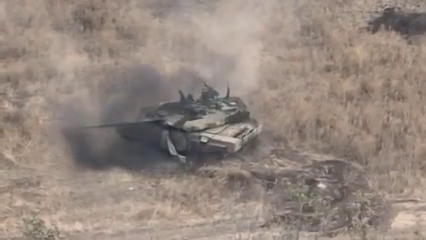
#> input picture frame 137 of videos/light/light_tank_catastrophic.mp4, 426 x 240 px
$ python main.py
#> lines starting #> are read from the running program, lines starting #| are printed output that depends on the picture
import cv2
import time
from custom_select_roi import custom_select_roi

num_cuda_devices = cv2.cuda.getCudaEnabledDeviceCount()
if num_cuda_devices > 0:
    print(f"CUDA is available. Number of CUDA-enabled devices: {num_cuda_devices}")
else:
    print("No CUDA-enabled devices found. Running on CPU.")

screen_size = (1920, 1080)

class SOTObjectTracker:
    def __init__(self):

        self.prev_frame_time = 0
        self.new_frame_time = time.time()

        self.tracker = None
        self.tracker_name = None

        #initialize the capture
        # /home/adak/Desktop/AcemSolutions/acem_tracker/Videos
        self.video_path = "./videos/light/light_tank_catastrophic.mp4"
        self.cap = cv2.VideoCapture(self.video_path)

        self.track_object()

    def select_object(self, frame):
        # --- Manual ROI Selection ---
        # Press SPACE or ENTER to confirm the selection, 'c' to cancel.
        roi = custom_select_roi("Select ROI", frame)
        cv2.destroyWindow("Select ROI")

        # [5 lines of commented-out code are left out]

        self.tracker = cv2.legacy.TrackerCSRT_create()  # More robust to scale, rotation and occlusion; slightly slower.
        self.tracker_name = "CSRT"

        # Initialize the tracker with the selected ROI (Only if a ROI is selected!)
        if roi:
            ok = self.tracker.init(frame, roi)
            if not ok:
                print("Error: Tracker initialization failed.")
                exit()

    def track_object(self):
        # --- Tracking Loop ---
        while True:
            self.new_frame_time = time.time()

            ret, frame = self.cap.read()
#> frame is the input picture: shape (240, 426, 3); mean B, G, R 126.4, 135.2, 148.9
            if not ret:
                break

            # Update tracker and get updated bounding box.
            if (self.tracker):
                ok, bbox = self.tracker.update(frame)

                if ok:
                    # Tracking success: draw the tracked ROI as a rectangle.
                    x, y, w, h = [int(v) for v in bbox]
                    cv2.rectangle(frame, (x, y), (x + w, y + h), (0, 255, 0), 1)
                    cv2.putText(frame, "Tracking", (x, y - 10),
                            cv2.FONT_HERSHEY_SIMPLEX, 0.6, (0, 255, 0), 1)
                else:
                    # Tracking failure: display failure message.
                    cv2.putText(frame, "Lost Track", (5, 50),
                                cv2.FONT_HERSHEY_SIMPLEX, 0.75, (0, 0, 255), 2)
            else:
                # No tracker present: display info message.
                cv2.putText(frame, "No tracker present", (5, 50),
                            cv2.FONT_HERSHEY_SIMPLEX, 0.75, (0, 255, 255), 2)

            # Display current FPS to the User.
            current_fps = 1 / (self.new_frame_time - self.prev_frame_time)
            self.prev_frame_time = self.new_frame_time
            cv2.putText(frame, f"{self.tracker_name} - FPS: {current_fps:.2f}", (5, 25), cv2.FONT_HERSHEY_SIMPLEX, 0.7,
                        (0, 180, 0), 2)
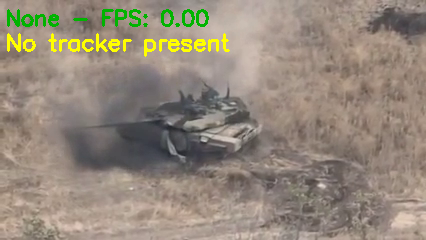
#> frame: shape (240, 426, 3); mean B, G, R 122.8, 137.1, 148.3

            cv2.imshow("Tracker", cv2.resize(frame, screen_size))
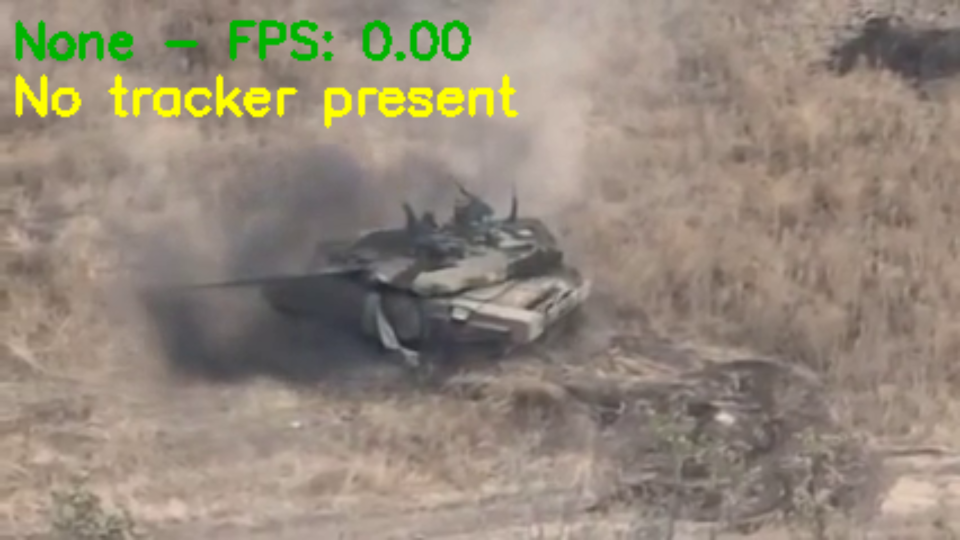
#> window 'Tracker': shape (1080, 1920, 3) (shown at 1/2 size); mean B, G, R 122.7, 137, 148.2
            key = cv2.waitKey(1) & 0xFF
#> (key Esc is pressed here)
            if key == 27:  # Press ESC to exit.
                break
            elif key == ord('l'):
                self.select_object(frame)
            elif key == ord("k"):
                self.tracker = None
                self.tracker_name = None


if __name__ == "__main__":
    SOTObjectTracker()

$ run again, starting later in the video
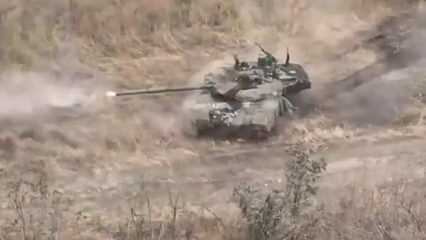
#> input picture frame 619 of videos/light/light_tank_catastrophic.mp4, 426 x 240 px
#> in track_object, frame is the input picture: shape (240, 426, 3); mean B, G, R 132.6, 145.2, 161.7
#> in track_object, `cv2.putText(frame, f"{self.tracker_name} - FPS: {current_fps:.2f}", (5..`:
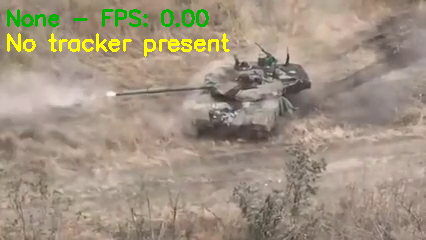
#> frame: shape (240, 426, 3); mean B, G, R 129.4, 147.4, 161.2
#> in track_object, `cv2.imshow("Tracker", cv2.resize(frame, screen_size))`:
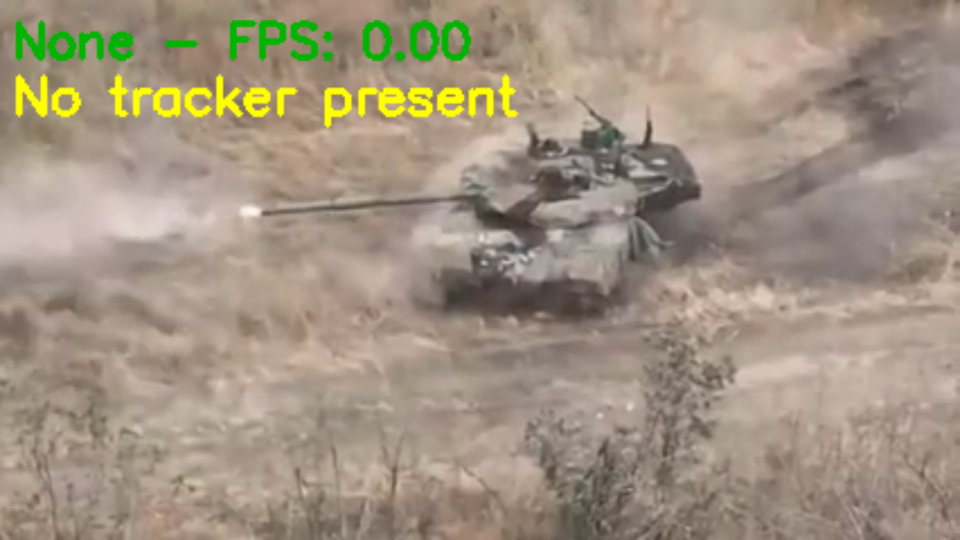
#> window 'Tracker': shape (1080, 1920, 3) (shown at 1/2 size); mean B, G, R 129.3, 147.3, 161.1

$ run again, starting later in the video
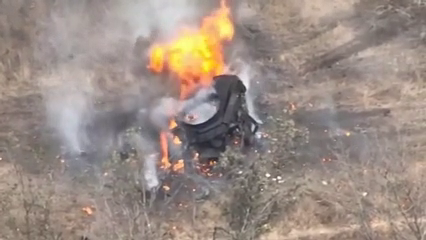
#> input picture frame 1101 of videos/light/light_tank_catastrophic.mp4, 426 x 240 px
#> in track_object, frame is the input picture: shape (240, 426, 3); mean B, G, R 133.3, 141.2, 155.7
#> in track_object, `cv2.putText(frame, f"{self.tracker_name} - FPS: {current_fps:.2f}", (5..`:
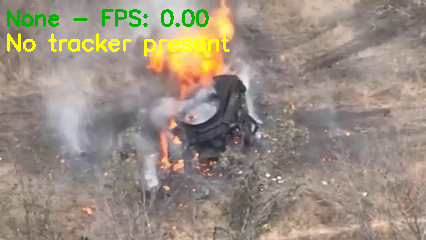
#> frame: shape (240, 426, 3); mean B, G, R 129.4, 142.5, 154.5
#> in track_object, `cv2.imshow("Tracker", cv2.resize(frame, screen_size))`:
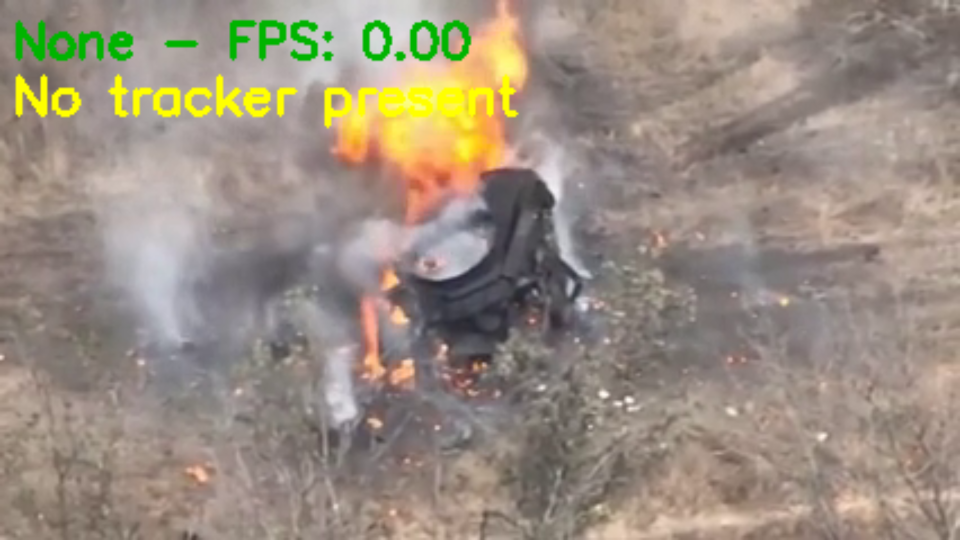
#> window 'Tracker': shape (1080, 1920, 3) (shown at 1/2 size); mean B, G, R 129.3, 142.4, 154.4
